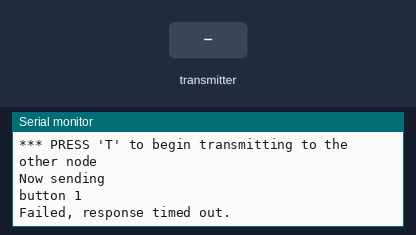
Simulated run of this sketch. Board: Arduino Uno, built with avr-gcc and run on an emulated ATmega328P. On the bench: the last lines printed to the serial monitor. The inputs (shaded band) are chosen by the test bench. No radio packets arrive unless stated.

Above: at 1.2 s.
1.3 s: the transmitter starts sending got_time = 0
At 2.1 s:
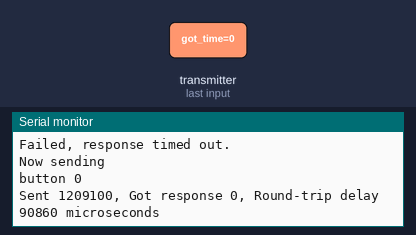
3.8 s: the transmitter starts sending got_time = 256
At 5.1 s:
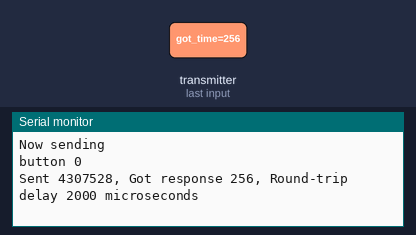
Timing chart, 0 to 6.8 s (numbered marks = the images above; inputs shaded):
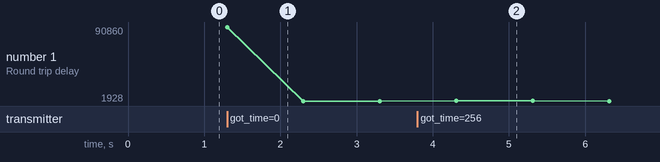

The sketch:

rf-send.ino
```cpp
/*
* Getting Started example sketch for nRF24L01+ radios
* This is a very basic example of how to send data from one node to another
* Updated: Dec 2014 by TMRh20
*/

#include <SPI.h>
#include "RF24.h"

/****************** User Config ***************************/
/***      Set this radio as radio number 0 or 1         ***/
bool radioNumber = 0;

/* Hardware configuration: Set up nRF24L01 radio on SPI bus plus pins 7 & 8 */
RF24 radio(8,10);
/**********************************************************/

byte addresses[][6] = {"1Node","2Node"};

// Used to control whether this node is sending or receiving
int button = 3;

int count = 0;

void setup() {
  Serial.begin(115200);
  Serial.println(F("RF24/examples/GettingStarted"));
  Serial.println(F("*** PRESS 'T' to begin transmitting to the other node"));

  radio.begin();

  // Set the PA Level low to prevent power supply related issues since this is a
 // getting_started sketch, and the likelihood of close proximity of the devices. RF24_PA_MAX is default.
  radio.setPALevel(RF24_PA_LOW);

  // Open a writing and reading pipe on each radio, with opposite addresses
  if(radioNumber){
    radio.openWritingPipe(addresses[1]);
    radio.openReadingPipe(1,addresses[0]);
  }else{
    radio.openWritingPipe(addresses[0]);
    radio.openReadingPipe(1,addresses[1]);
  }

  // Start the radio listening for data
  radio.startListening();

  pinMode(button, INPUT);
}

void loop() {


/****************** Ping Out Role ***************************/
    radio.stopListening();                                    // First, stop listening so we can talk.


    Serial.println(F("Now sending"));
    unsigned long start_time = micros();
    unsigned long ledOn = ((count++ % 3) == 0);                             // Take the time, and send it.  This will block until complete
    Serial.print(F("button "));
    Serial.println(ledOn);

    if (!radio.write( &ledOn, sizeof(unsigned long) )){
      Serial.println(F("failed"));
    }

    radio.startListening();                                    // Now, continue listening

    unsigned long started_waiting_at = micros();               // Set up a timeout period, get the current microseconds
    boolean timeout = false;                                   // Set up a variable to indicate if a response was received or not

    while ( ! radio.available() ){                             // While nothing is received
      if (micros() - started_waiting_at > 200000 ){            // If waited longer than 200ms, indicate timeout and exit while loop
          timeout = true;
          break;
      }
    }

    if ( timeout ){                                             // Describe the results
        Serial.println(F("Failed, response timed out."));
    }else{
        unsigned long got_time;                                 // Grab the response, compare, and send to debugging spew
        radio.read( &got_time, sizeof(unsigned long) );
        unsigned long end_time = micros();

        // Spew it
        Serial.print(F("Sent "));
        Serial.print(start_time);
        Serial.print(F(", Got response "));
        Serial.print(got_time);
        Serial.print(F(", Round-trip delay "));
        Serial.print(end_time-start_time);
        Serial.println(F(" microseconds"));
    }

    // Try again 1s later
    delay(1000);
} // Loop
```

Measured:
- after the input at 1.3 s, the serial monitor: prints a new line at once (image 1)
- after the input at 3.8 s, the serial monitor: prints a new line after 0.51 s (image 2)
